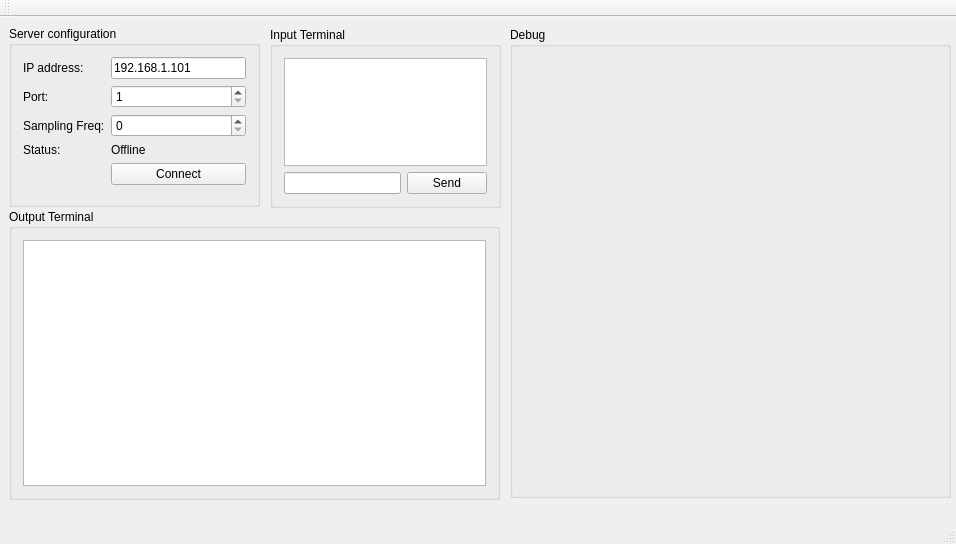
<?xml version="1.0" encoding="UTF-8"?>
<ui version="4.0">
 <class>MainWindow</class>
 <widget class="QMainWindow" name="MainWindow">
  <property name="geometry">
   <rect>
    <x>0</x>
    <y>0</y>
    <width>956</width>
    <height>544</height>
   </rect>
  </property>
  <property name="windowTitle">
   <string>MainWindow</string>
  </property>
  <widget class="QWidget" name="centralWidget">
   <widget class="QGroupBox" name="groupBox">
    <property name="geometry">
     <rect>
      <x>9</x>
      <y>9</y>
      <width>251</width>
      <height>181</height>
     </rect>
    </property>
    <property name="title">
     <string>Server configuration</string>
    </property>
    <layout class="QFormLayout" name="formLayout">
     <property name="fieldGrowthPolicy">
      <enum>QFormLayout::AllNonFixedFieldsGrow</enum>
     </property>
     <item row="0" column="0">
      <widget class="QLabel" name="label">
       <property name="text">
        <string>IP address: </string>
       </property>
      </widget>
     </item>
     <item row="0" column="1">
      <widget class="QLineEdit" name="lineEdit">
       <property name="text">
        <string>192.168.1.101</string>
       </property>
      </widget>
     </item>
     <item row="1" column="0">
      <widget class="QLabel" name="label_2">
       <property name="text">
        <string>Port:</string>
       </property>
      </widget>
     </item>
     <item row="1" column="1">
      <widget class="QSpinBox" name="spinBox">
       <property name="minimum">
        <number>1</number>
       </property>
       <property name="maximum">
        <number>66000</number>
       </property>
      </widget>
     </item>
     <item row="2" column="0">
      <widget class="QLabel" name="label_3">
       <property name="text">
        <string>Sampling Freq:</string>
       </property>
      </widget>
     </item>
     <item row="2" column="1">
      <widget class="QSpinBox" name="spinBox_2">
       <property name="maximum">
        <number>10000</number>
       </property>
      </widget>
     </item>
     <item row="3" column="0">
      <widget class="QLabel" name="label_4">
       <property name="text">
        <string>Status:</string>
       </property>
      </widget>
     </item>
     <item row="3" column="1">
      <widget class="QLabel" name="label_5">
       <property name="text">
        <string>Offline</string>
       </property>
      </widget>
     </item>
     <item row="4" column="1">
      <widget class="QPushButton" name="pushButton">
       <property name="text">
        <string>Connect</string>
       </property>
      </widget>
     </item>
    </layout>
   </widget>
   <widget class="QGroupBox" name="groupBox_2">
    <property name="geometry">
     <rect>
      <x>270</x>
      <y>10</y>
      <width>231</width>
      <height>181</height>
     </rect>
    </property>
    <property name="title">
     <string>Input Terminal</string>
    </property>
    <layout class="QGridLayout" name="gridLayout_2">
     <item row="0" column="0" colspan="2">
      <widget class="QTextBrowser" name="textBrowser"/>
     </item>
     <item row="1" column="0">
      <widget class="QLineEdit" name="lineEdit_2"/>
     </item>
     <item row="1" column="1">
      <widget class="QPushButton" name="pushButton_2">
       <property name="text">
        <string>Send</string>
       </property>
      </widget>
     </item>
    </layout>
   </widget>
   <widget class="QGroupBox" name="groupBox_3">
    <property name="geometry">
     <rect>
      <x>9</x>
      <y>192</y>
      <width>491</width>
      <height>291</height>
     </rect>
    </property>
    <property name="title">
     <string>Output Terminal</string>
    </property>
    <layout class="QGridLayout" name="gridLayout">
     <item row="0" column="0">
      <widget class="QTextBrowser" name="textBrowser_2">
       <property name="sizePolicy">
        <sizepolicy hsizetype="Expanding" vsizetype="Expanding">
         <horstretch>0</horstretch>
         <verstretch>0</verstretch>
        </sizepolicy>
       </property>
      </widget>
     </item>
    </layout>
   </widget>
   <widget class="QGroupBox" name="groupBox_4">
    <property name="geometry">
     <rect>
      <x>510</x>
      <y>10</y>
      <width>441</width>
      <height>471</height>
     </rect>
    </property>
    <property name="title">
     <string>Debug</string>
    </property>
    <widget class="MyGLWidget" name="widget" native="true">
     <property name="geometry">
      <rect>
       <x>9</x>
       <y>29</y>
       <width>421</width>
       <height>431</height>
      </rect>
     </property>
    </widget>
   </widget>
  </widget>
  <widget class="QMenuBar" name="menuBar">
   <property name="geometry">
    <rect>
     <x>0</x>
     <y>0</y>
     <width>956</width>
     <height>20</height>
    </rect>
   </property>
  </widget>
  <widget class="QToolBar" name="mainToolBar">
   <attribute name="toolBarArea">
    <enum>TopToolBarArea</enum>
   </attribute>
   <attribute name="toolBarBreak">
    <bool>false</bool>
   </attribute>
  </widget>
  <widget class="QStatusBar" name="statusBar"/>
 </widget>
 <layoutdefault spacing="6" margin="11"/>
 <customwidgets>
  <customwidget>
   <class>MyGLWidget</class>
   <extends>QWidget</extends>
   <header>myglwidget.h</header>
   <container>1</container>
  </customwidget>
 </customwidgets>
 <resources/>
 <connections/>
</ui>
